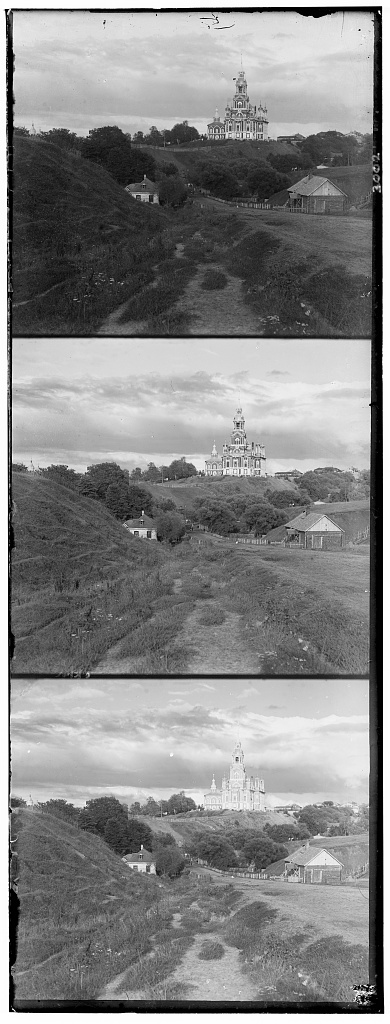
#> input picture proj1/cs180 proj1 data/cathedral.jpg, 390 x 1024 px, found by its file name
$ jupyter execute --allow-errors Untitled2.ipynb
#> lines starting #> are read from the running program, lines starting #| are printed output that depends on the picture
#> in main_func, im is the input picture: shape (1024, 390); min 0, max 255, mean 133.7
#| here (1024, 390)
[cell 1]
import numpy as np
import skimage as sk
import skimage.io as skio
import matplotlib.pyplot as plt

[cell 2]
def graph(r_channel, g_channel, b_channel):
    rgb_image = np.dstack((r_channel, g_channel, b_channel))
    plt.imshow(rgb_image)
    plt.axis('off')
    plt.show()

[cell 3]
def realign(base_channel, add_channel):
    min_diff = 1 << 30
    best_dr, best_dc = None, None
    y_len = add_channel.shape[0]
    x_len = add_channel.shape[1]
    buff_base = 15
    mid_base_channel = base_channel[buff_base:-buff_base, buff_base:-buff_base]

    for off_y in range(-buff_base, buff_base + 1):
        for off_x in range(-buff_base, buff_base + 1):
            shifted_add = add_channel[buff_base+off_y:y_len-buff_base+off_y, buff_base+off_x:x_len-buff_base+off_x]
            diff = np.sum((mid_base_channel - shifted_add) ** 2)
            if diff < min_diff:
                best_dr, best_dc = off_y, off_x
                min_diff = diff

    print(best_dr, best_dc)
            # [9 lines of commented-out code are left out]

    return np.roll(add_channel, (-best_dr, -best_dc), axis=(0, 1))

[cell 4]
def partition_image(image, black_prop=0.04):
#> called with black_prop = 0.04
    glob_col_start_ind = 0
    glob_col_end_ind = float('inf')
    white_buff = int(image.shape[0] * 0.1)
#> white_buff = 102

    for row_ind in range(image.shape[0])[white_buff:-white_buff]:
        col_ind = 0
        while image[row_ind][col_ind] > 0.9:
            col_ind += 1
        glob_col_start_ind = max(glob_col_start_ind, col_ind)

    for row_ind in range(image.shape[0])[white_buff:-white_buff]:
        col_ind = image.shape[1] - 1
        while image[row_ind][col_ind] > 0.9:
            col_ind -= 1
        glob_col_end_ind = min(glob_col_end_ind, col_ind)

    glob_row_start_ind = 0
    glob_row_end_ind = float('inf')

    for col_ind in range(image.shape[1])[white_buff:-white_buff]:
        row_ind = 0
        while image[row_ind][col_ind] > 0.5:
            row_ind += 1
       # print(row_ind)
        glob_row_start_ind = max(glob_row_start_ind, row_ind)

    for col_ind in range(image.shape[1])[white_buff:-white_buff]:
        row_ind = image.shape[0] - 1
        while image[row_ind][col_ind] > 0.5:
            row_ind -= 1
        glob_row_end_ind = min(glob_row_end_ind, row_ind)

    print(glob_col_start_ind, glob_col_end_ind, glob_row_start_ind, glob_row_end_ind)
#| 9 381 9 1012
    cropped_im = image[glob_row_start_ind:glob_row_end_ind, glob_col_start_ind:glob_col_end_ind]

    height = np.floor(cropped_im.shape[0] / 3.0).astype(int)
#> height = 334
    b = cropped_im[:height]
    g = cropped_im[height: 2*height]
    r = cropped_im[2*height: 3*height]

    buff = int(b.shape[1] * black_prop)
#> buff = 14
  # [4 lines of commented-out code are left out]

    b = b[buff:-buff, buff:-buff]
#> b: shape (306, 344) float64
    g = g[buff:-buff, buff:-buff]
#> g: shape (306, 344) float64
    r = r[buff:-buff, buff:-buff]
#> r: shape (306, 344) float64
    graph(r, g, b)
    return r, g, b

[cell 5]
def main_func(image_path, black_prop=0.04):
    im = skio.imread(image_path)
    print('here', im.shape)
    im = sk.img_as_float(im)
    r, g, b = partition_image(im, black_prop)
    roll_g = realign(b, g)
#> in realign, `mid_base_channel = base_channel[buff_base:-buff_base, buff_base:-buff_..`:
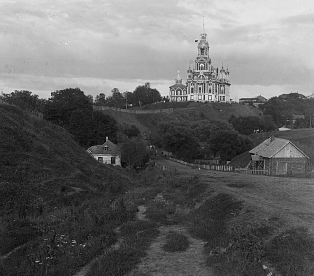
#> mid_base_channel: shape (276, 314) float64; min 0, max 0.965, mean 0.405
#> after the loop in realign, `for off_y in range(-buff_base, buff_base + 1):`: best_dc = -2; best_dr = 2; min_diff = 1830
#| 2 -2
#> in realign, `return np.roll(add_channel, (-best_dr, -best_dc), axis=(0, 1))`:
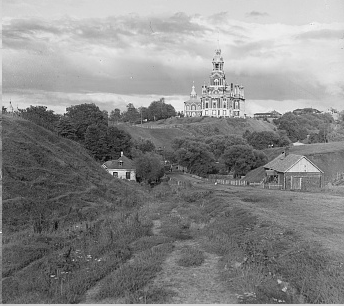
#> returned value: shape (306, 344) float64; min 0, max 1, mean 0.536
    roll_r = realign(b, r)
#| 2 -3
    graph(roll_r, roll_g, b)

[cell 6]
main_func('cs180 proj1 data\cathedral.jpg')

[cell 7]
main_func('cs180 proj1 data\monastery.jpg')
#> call 2 of main_func, with image_path = 'cs180 proj1 data\\monastery.jpg', black_prop = 0.04
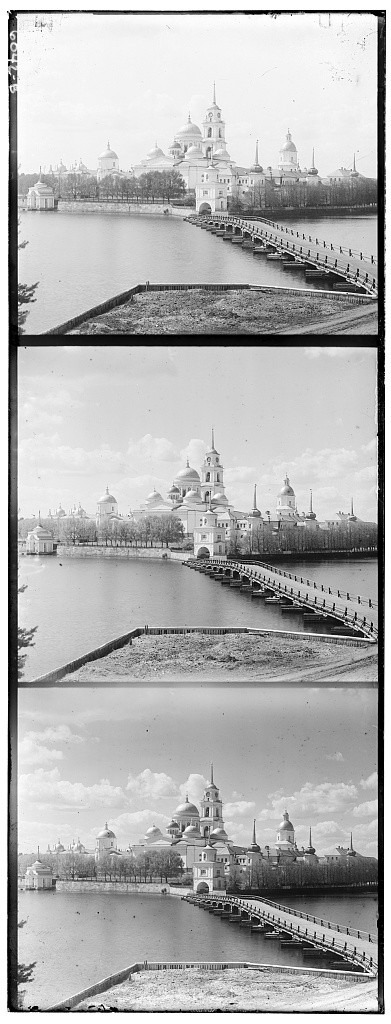
#> input picture proj1/cs180 proj1 data/monastery.jpg, 391 x 1024 px, found by its file name
#> in main_func, im is the input picture: shape (1024, 391); min 0, max 255, mean 177.7
#| here (1024, 391)
#| 9 383 11 1011
#| 11 -2
#| 13 -2

[cell 8]
main_func(r"cs180 proj1 data\tobolsk.jpg")
#> call 3 of main_func, with image_path = 'cs180 proj1 data\\tobolsk.jpg', black_prop = 0.04
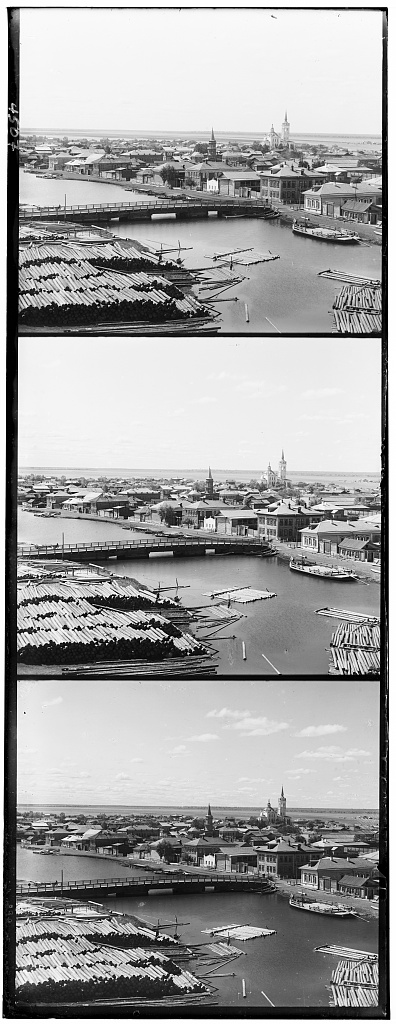
#> input picture proj1/cs180 proj1 data/tobolsk.jpg, 396 x 1024 px, found by its file name
#> in main_func, im is the input picture: shape (1024, 396); min 0, max 255, mean 161
#| here (1024, 396)
#> call 3 of partition_image, with black_prop = 0.04
#| 8 387 7 1018
#> in partition_image (call 3), `cropped_im = image[glob_row_start_ind:glob_row_end_ind, glob_col_start..`:
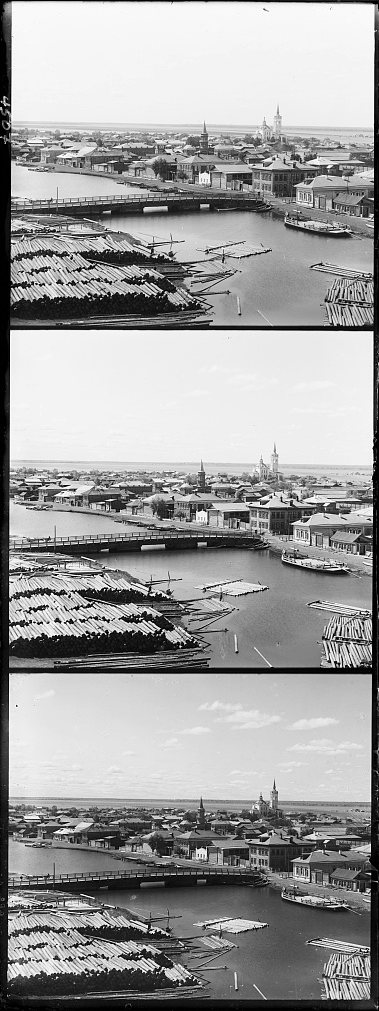
#> cropped_im: shape (1011, 379) float64; min 0, max 1, mean 0.622
#> in partition_image (call 3), `b = b[buff:-buff, buff:-buff]`:
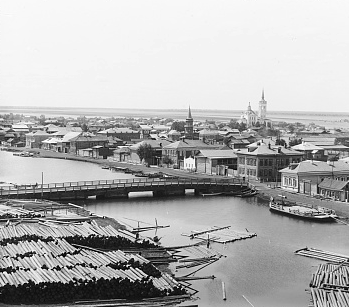
#> b: shape (307, 349) float64; min 0, max 1, mean 0.691
#> in partition_image (call 3), `g = g[buff:-buff, buff:-buff]`:
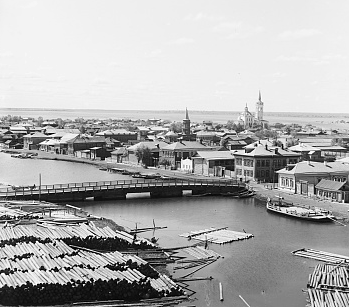
#> g: shape (307, 349) float64; min 0, max 1, mean 0.681
#> in realign (call 5), `mid_base_channel = base_channel[buff_base:-buff_base, buff_base:-buff_..`:
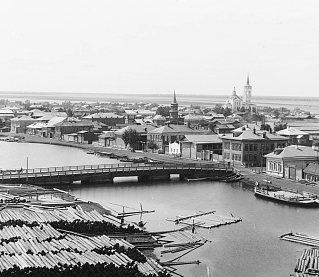
#> mid_base_channel: shape (277, 319) float64; min 0, max 1, mean 0.69
#| 1 -3
#| 2 -3
#> in realign (call 6), `return np.roll(add_channel, (-best_dr, -best_dc), axis=(0, 1))`:
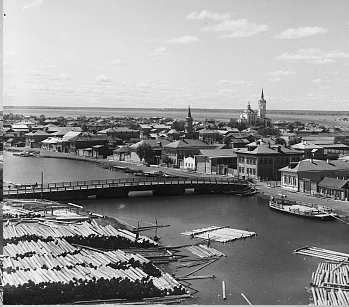
#> returned value: shape (307, 349) float64; min 0, max 1, mean 0.574
#> in graph (call 6), `rgb_image = np.dstack((r_channel, g_channel, b_channel))`:
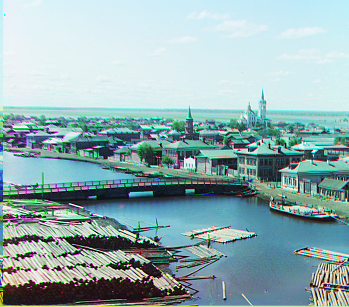
#> rgb_image: shape (307, 349, 3) float64; mean of channels 0, 1, 2 0.574, 0.681, 0.691; drawn as R, G, B

#> (a cell that did not finish here is left out)
